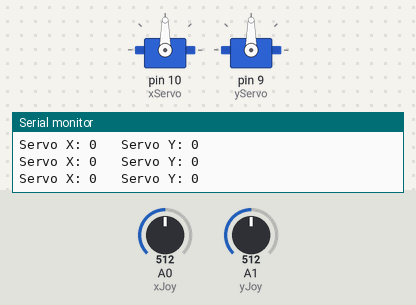
The sketch below on a simulated Arduino Uno, built with avr-gcc and run on an emulated ATmega328P. On the bench: 2 × servo, the last lines printed to the serial monitor. The inputs (shaded band) are chosen by the test bench; at power-on: A0 (xJoy) = 512, A1 (yJoy) = 512.

Above: at 1.2 s.
1.3 s: A0 (xJoy) set to 540
At 2.2 s:
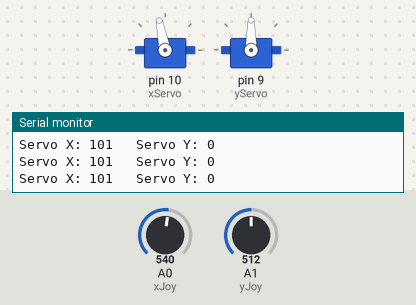
2.8 s: A1 (yJoy) set to 540
At 4.0 s:
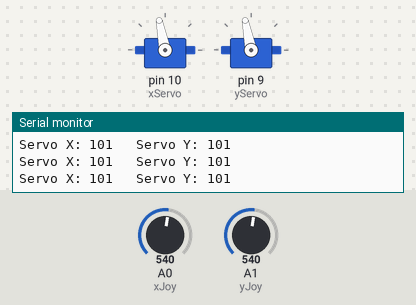
4.3 s: A0 (xJoy) set to 520
At 5.5 s:
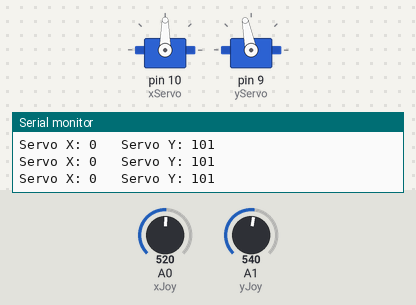
5.8 s: A1 (yJoy) set to 900
At 6.3 s:
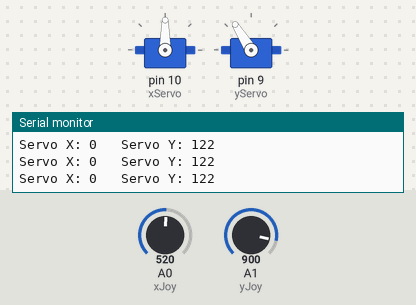
7.3 s: A0 (xJoy) set to 122
At 8.1 s:
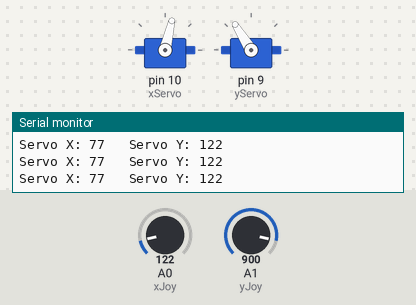
8.8 s: A1 (yJoy) set to 520
At 9.8 s:
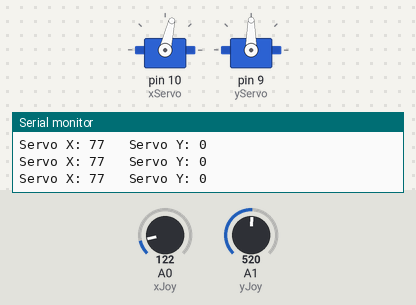
Timing chart, 0 to 11.3 s (numbered marks = the images above; inputs shaded):
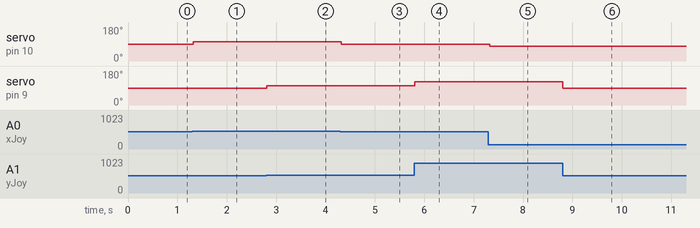

Measured:
- after the input at 1.3 s, servo on pin 10 (xServo): 90° → 101° at once
- after the input at 2.8 s, servo on pin 9 (yServo): 90° → 101° at once
- after the input at 4.3 s, servo on pin 10 (xServo): 101° → 90° at once
- after the input at 5.8 s, servo on pin 9 (yServo): 101° → 122° at once
- after the input at 7.3 s, servo on pin 10 (xServo): 90° → 77° at once
- after the input at 8.8 s, servo on pin 9 (yServo): 122° → 90° at once

The sketch:

miniRoboArm.ino
```cpp
#include <Servo.h>
int xJoy = A0;
int yJoy = A1;

Servo xServo;
Servo yServo;
void setup() {
  pinMode(10, OUTPUT);
  pinMode(9, OUTPUT);

  xServo.attach(10);
  yServo.attach(9);

  Serial.begin(9600);
}
void loop() {
  int xVal = analogRead(xJoy);
  int yVal = analogRead(yJoy);

  int xServoVal;
  int yServoVal;
  if (xVal > 490 && xVal < 530) {
    xServo.write(90);
  } else {
    xServoVal = map(xVal, 0, 1023, 70, 130);
    xServo.write(xServoVal);
  }

  if (yVal > 490 && yVal < 530) {
    yServo.write(90);
  } else {
    yServoVal = map(yVal, 0, 1023, 70, 130);
    yServo.write(yServoVal);
  }

  Serial.println("Servo X: " + String(xServoVal) + "   " + "Servo Y: " + String(yServoVal));
  delay(10);
}
```
